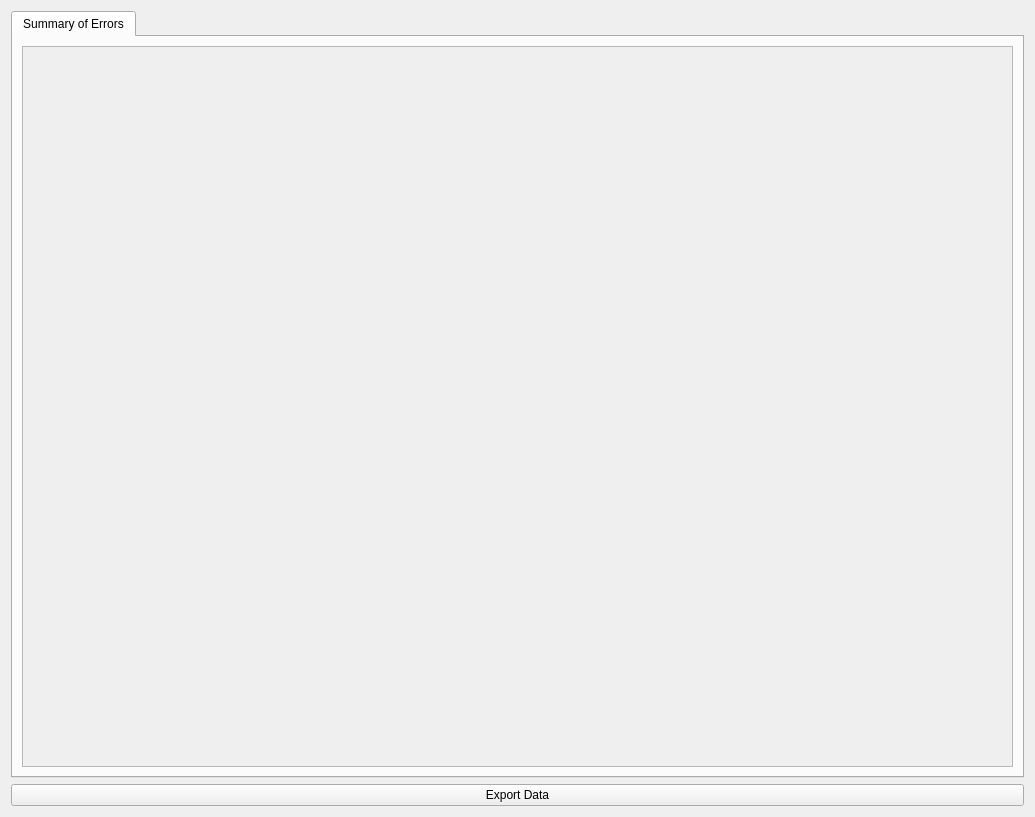
<?xml version="1.0" encoding="UTF-8"?>
<ui version="4.0">
 <class>w_errors</class>
 <widget class="QWidget" name="w_errors">
  <property name="geometry">
   <rect>
    <x>0</x>
    <y>0</y>
    <width>1035</width>
    <height>817</height>
   </rect>
  </property>
  <property name="windowTitle">
   <string>Form</string>
  </property>
  <layout class="QVBoxLayout" name="verticalLayout">
   <item>
    <widget class="QTabWidget" name="tabWidget">
     <property name="font">
      <font>
       <kerning>false</kerning>
      </font>
     </property>
     <property name="currentIndex">
      <number>0</number>
     </property>
     <widget class="QWidget" name="tab">
      <attribute name="title">
       <string>Summary of Errors</string>
      </attribute>
      <layout class="QGridLayout" name="gridLayout">
       <item row="0" column="0">
        <widget class="QScrollArea" name="scrollAreaErrorTable">
         <property name="font">
          <font>
           <kerning>true</kerning>
          </font>
         </property>
         <property name="widgetResizable">
          <bool>true</bool>
         </property>
         <widget class="QWidget" name="scrollAreaWidgetContents">
          <property name="geometry">
           <rect>
            <x>0</x>
            <y>0</y>
            <width>991</width>
            <height>724</height>
           </rect>
          </property>
         </widget>
        </widget>
       </item>
      </layout>
     </widget>
    </widget>
   </item>
   <item>
    <widget class="QPushButton" name="btnExport">
     <property name="text">
      <string>Export Data</string>
     </property>
    </widget>
   </item>
  </layout>
 </widget>
 <resources/>
 <connections/>
</ui>
